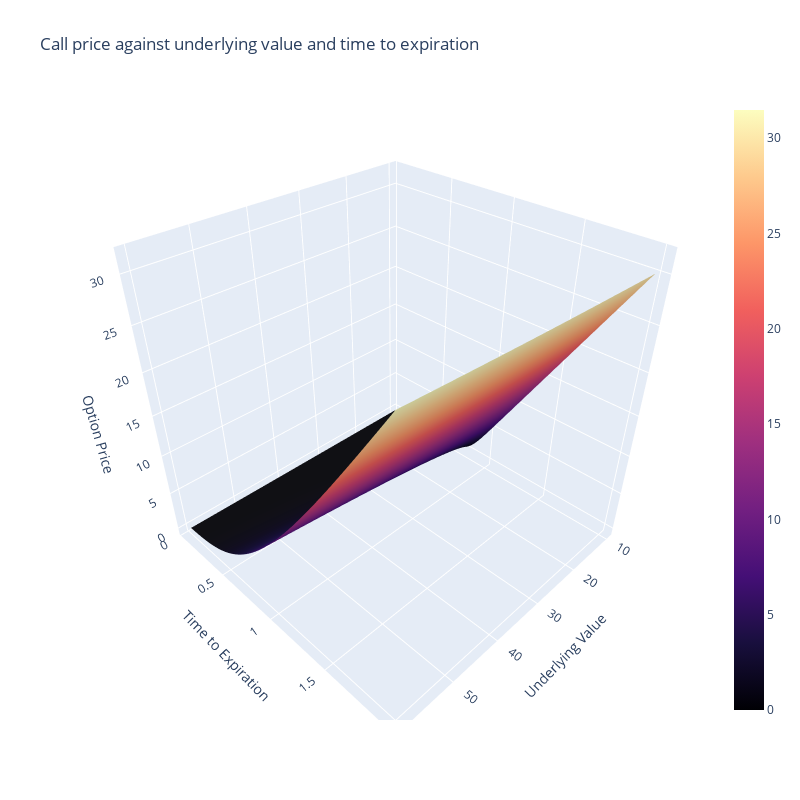

The cell this chart's notebook holds for it:
### Markdown cell above
### Option Price vs underlying value vs time to expiraton

### Code cell
def plot_3D_time(S_min, S_max, K, r, sigma):
    
    if S_max <= S_min:
        raise ValueError('S_max has to be greater than S_min')
    
    # Generate several underlying prices
    s = np.linspace(S_min, S_max, 150)
    t = np.linspace(0.05, 2, 150)
    
    # Calculate option price
    option_price = [calculate_call_price(i, K, r, sigma, j) for i in s for j in t]

    S, T = np.meshgrid(s, t)

    # Reshape Call Price
    option_price = np.array(option_price).reshape(len(s), len(t))

    fig = go.Figure(data=[go.Surface(x=S, y=T, z=option_price, colorscale='Magma')])

    fig.update_layout(
        title='Call price against underlying value and time to expiration',
        scene=dict(
            xaxis_title='Underlying Value',
            yaxis_title='Time to Expiration',
            zaxis_title='Option Price'),
        width=800,
        height=800,
        autosize=False
    )

    fig.show()

plot_3D_time(10, 60, 30, 0.02, 0.3)

### Figure 1 — Plotly figure (JSON) as saved in the notebook; plotly's stock layout.template omitted (floating-point values rounded to 4 significant figures; data arrays with more than 128 entries replaced by an {"elided": "..."} marker saying what was removed)
{"data": [{"colorscale": [[0, "#000004"], [0.1111, "#180f3d"], [0.2222, "#440f76"], [0.3333, "#721f81"], [0.4444, "#9e2f7f"], [0.5556, "#cd4071"], [0.6667, "#f1605d"], [0.7778, "#fd9668"], [0.8889, "#feca8d"], [1, "#fcfdbf"]], "type": "surface", "x": {"elided": "150x150 float values"}, "y": {"elided": "150x150 float values"}, "z": {"elided": "150x150 float values"}}], "layout": {"autosize": false, "height": 800, "scene": {"xaxis": {"title": {"text": "Underlying Value"}}, "yaxis": {"title": {"text": "Time to Expiration"}}, "zaxis": {"title": {"text": "Option Price"}}}, "title": {"text": "Call price against underlying value and time to expiration"}, "width": 800}}
